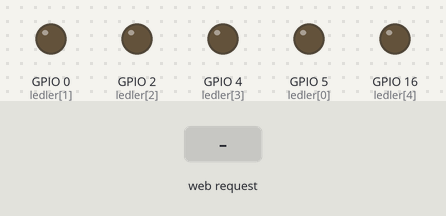
The sketch below on a simulated ESP8266 (NodeMCU). Shown: output pins drawn as LEDs (lit = HIGH). Dashed ring = blinking. The inputs (shaded band) are chosen by the test bench. WiFi joins after 1.5 s; servers stay silent unless stated; what the sketch prints to the serial monitor is not drawn.

Above: at 2.7 s.
2.8 s: HTTP request GET /BASLAT received
At 2.9 s:
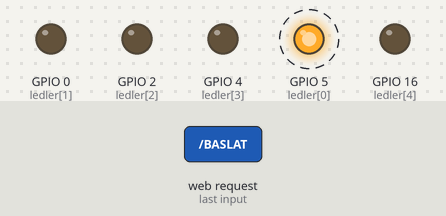
At 3.3 s:
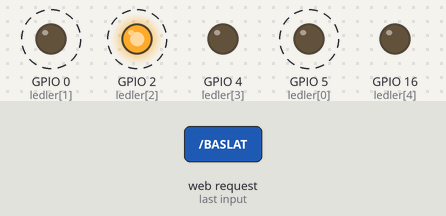
5.8 s: HTTP request GET /DURDUR received
At 6.5 s:
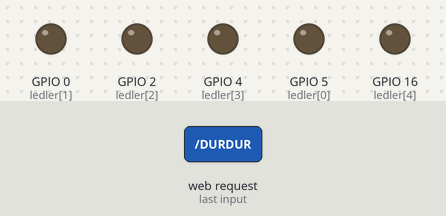
Timing chart, 0 to 8.8 s (numbered marks = the images above; inputs shaded):
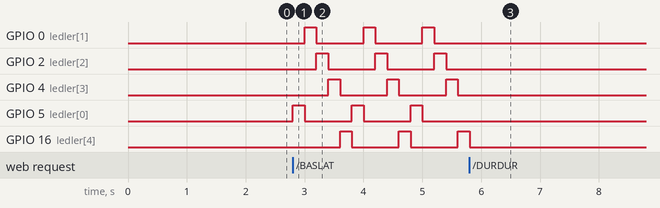

Measured:
- after the input at 2.8 s, GPIO 0 (ledler[1]): alternates HIGH for 0.20 s and LOW for 0.80 s, starting after 0.20 s; GPIO 2 (ledler[2]): alternates HIGH for 0.20 s and LOW for 0.80 s, starting after 0.40 s
- after the input at 5.8 s, GPIO 0 (ledler[1]), GPIO 2 (ledler[2]), GPIO 4 (ledler[3]), GPIO 5 (ledler[0]): stops changing and stays LOW; GPIO 16 (ledler[4]): goes on until 5.8 s, then stays LOW

The sketch:

IoT_Led.ino
```cpp
#include <ESP8266WiFi.h>

int ledler[5] = {5,0, 2, 4, 16};
int durum[5] = {0,0,0,0,0};
const char* ssid = "Your Device Name";
const char* password = "Your Device Password";
bool req = false, deger = false;

int value = LOW;
WiFiServer server(80);
//SETUP
void setup() {
Serial.begin(9600);
delay(10);
 for(int i = 0; i<5;i++){
    pinMode(ledler[i], OUTPUT);
 }

// Wifi bağlantısı
Serial.print("\n\n");
Serial.print("Bağlanılıyor ");
Serial.println(ssid);

WiFi.begin(ssid, password);

while (WiFi.status() != WL_CONNECTED) {
delay(500);
Serial.print(".");
}
Serial.println("");
Serial.println("WiFi ağına bağlanıldı.");

// server baslatılıyor
server.begin();
Serial.println("Server başlatıldı.");

// baglantı saglandıktan sonra serial monitorde bize ip adresini gösterecek
Serial.print("Bağlanmak için bu URL yi kullanın: ");
Serial.print("http://");
Serial.print(WiFi.localIP());
Serial.println("/");

}

void loop() {
// bir client istemci baglı olup olmadığını kontrol ediyoruz
WiFiClient client = server.available();
if (!client) {
  if(value == HIGH){
    KaraSimsek();
  }
return;
}

// client ın bir data gondermesini bekliyoruz
Serial.println("new client");
while(!client.available()){
delay(1);
}
// gelen istekleri okuyoruz
String request = client.readStringUntil('\r');
Serial.println(request);
//client.flush();  //VERİ OKUNANA KADAR BEKLE


if (request.indexOf("/BASLAT") != -1) {
  KaraSimsek();
  value = HIGH;
}
else if (request.indexOf("/DURDUR") != -1) {
  value = LOW;
}
else{
  digitalWrite(ledler[request.substring(1,1).toInt()],(durum[request.substring(1,1).toInt()] == 0)? HIGH: LOW);
}

client.println("");
client.println("<!DOCTYPE HTML>");
client.println("<html>");

client.println("<style> .buton{ width:50px; height:50px; background:black; forecolor:white; border:none; ");
for(int i=0;i<5;i++){
  client.print("<a href=\"/");
  client.print(i);
  client.print("\"><button class=");
  if(durum[i] == 1){
    client.print("\"open\">OPEN</button></a>");
  }
  else{
    client.print("\"buton\">CLOSE</button></a>");
  }
}
client.println("<a href=\"/BASLAT\"\"><button id=\"ss\">ledi ac </button></a>");
client.println("<a href=\"/DURDUR\"\"><button>ledi sondur </button></a>");
client.println("</html>");

delay(1);
Serial.println("Client disonnected");
Serial.println("");

}

void KaraSimsek(){
  for(int i = 0; i<5;i++){
    digitalWrite(ledler[i], HIGH);
    delay(200);
    digitalWrite(ledler[i], LOW);
  }
}
```
